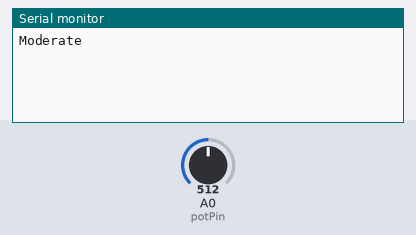
This sketch was run on a simulated Arduino Uno, built with avr-gcc and run on an emulated ATmega328P. Parts: the last lines printed to the serial monitor. The inputs (shaded band) are chosen by the test bench; at power-on: A0 (potPin) = 512.

Above: at 1.2 s.
1.3 s: A0 (potPin) set to 306
At 2.5 s:
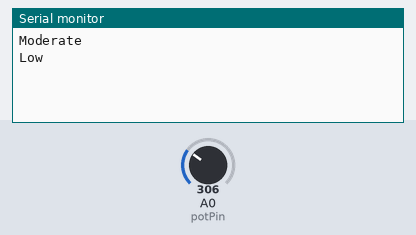
2.8 s: A0 (potPin) set to 122
At 3.8 s:
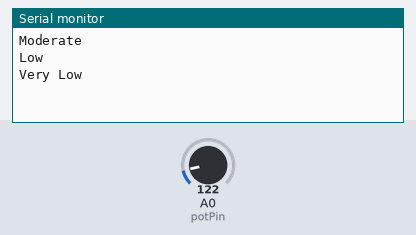
4.3 s: A0 (potPin) set to 900
At 4.9 s:
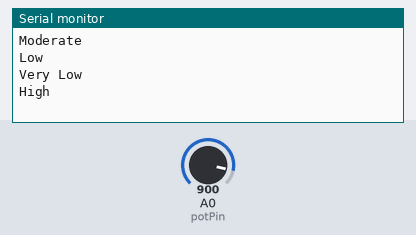
5.8 s: A0 (potPin) set to 1023
At 7.3 s:
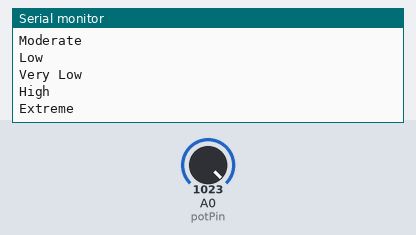

Measured:
- after the input at 1.3 s, the serial monitor: prints a new line at once (image 1)
- after the input at 2.8 s, the serial monitor: prints a new line at once (image 2)
- after the input at 4.3 s, the serial monitor: prints a new line at once (image 3)
- after the input at 5.8 s, the serial monitor: prints a new line at once (image 4)

The sketch:

Deneme18-Switch.ino
```cpp
// pin definitions
int potPin = A0;

// declare global variables
int lastPotValue;
int potValue;

void setup() {
  // set pin modes
  pinMode(potPin, INPUT);
  //initialise Serial port
  Serial.begin(9600);
}

void loop() {
  // read potPin and divide by 255 to give 5 possible readings
  potValue = analogRead(potPin) / 255;

  // if something has changed since last value
  if(potValue != lastPotValue)
  {
    // enter switch case
    switch(potValue)
    {
      case 0:
        Serial.println("Very Low");
        break;
      case 1:
        Serial.println("Low");
        break;
      case 2:
        Serial.println("Moderate");
        break;
      case 3:
        Serial.println("High");
        break;
      case 4:
        Serial.println("Extreme");
        break;
      default:
        Serial.println("error!");
        break;
    }
    lastPotValue = potValue;
  }
}
```
